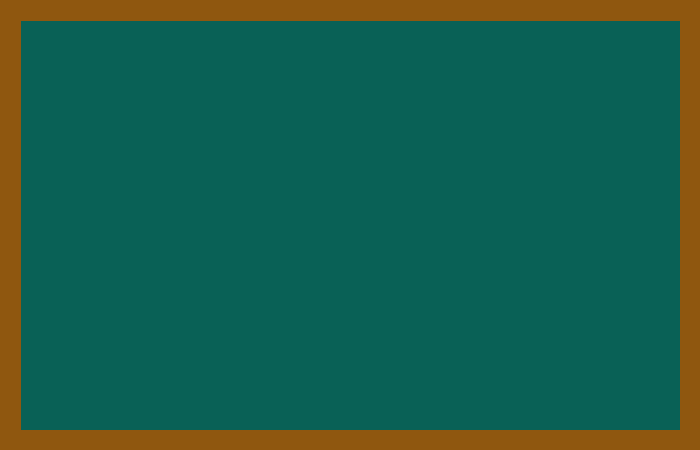
Frame 1 (no input)
Frame 60 (the mouse pressed at the canvas centre just before this capture): identical to frame 1, image omitted
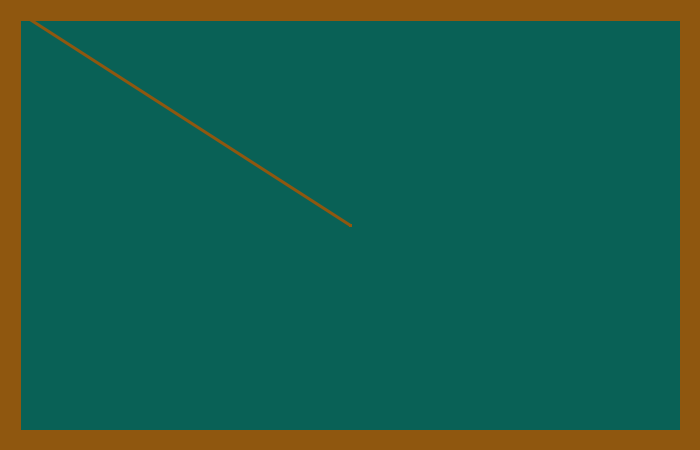
Frame 120 (the mouse held since frame 60 and released just before this capture)

The Processing sketch that drew these frames (run headless with seeded random() and noise(); from frame 60 on, the mouse is pressed at the canvas centre):

// Processing sketch: processing_172699
// ── processing_172699.pde

int linea = 0;
int linea2 = 0;
int rosa = (#D64E66);
int gruixlinia = 3;


void setup (){
     size (700, 450); 
     background(#096156);
     //bordes
     fill(#8F570F);
     stroke(#8F570F);
     rect(0, 0, 700, 20); 
     rect(0, 0, 20, 450);
     rect(20, 430, 699, 450);
     rect(680, 0, 700, 450);
}


void draw(){
     println (mouseX + "," + mouseY);
    if(key == 'b'&& 24<mouseX && mouseX<676 && 22<mouseY && mouseY<675){
           stroke (255, 255, 255);
           line (mouseX, mouseY, pmouseX, pmouseY); 
         }
        //Per esborrar
        if (keyPressed){
         if (key == 'f')
         background(#096156);
         //bordes
         fill(#8F570F);
         stroke(#8F570F);
         rect(0, 0, 700, 20); 
         rect(0, 0, 20, 450);
         rect(20, 430, 699, 450);
         rect(680, 0, 700, 450);
        }
         //Pintar color vermell
         if(key == 'v'&& 24<mouseX && mouseX<676 && 22<mouseY && mouseY<675){
           stroke (200, 0, 0);
           line (mouseX, mouseY, pmouseX, pmouseY); 
         }
         //Pintar de blau
         if(key == 'm'&& 24<mouseX && mouseX<676 && 22<mouseY && mouseY<675){
           stroke (24, 64, 226);
           line (mouseX, mouseY, pmouseX, pmouseY); 
         }
         //Pintar color groc
         if(key == 'g'&& 24<mouseX && mouseX<676 && 22<mouseY && mouseY<675){
           stroke (178, 255, 102);
           line (mouseX, mouseY, pmouseX, pmouseY); 
         }
         if (mousePressed) {
             strokeWeight(gruixlinia);
             line (mouseX, mouseY, pmouseX, pmouseY);  
             linea = mouseX;
             linea2 = mouseY;
            }
            //fer cercles
          else if(key=='c'&& 24<mouseX && mouseX<676 && 22<mouseY && mouseY<675) {
                 stroke(random(255), random(80), random(16));
                 fill(random(255), random(80), random(16));  
                 ellipse(mouseX,mouseY,20,20);
           }
           //fer quadrats
           if(key=='q' && 26<mouseX && mouseX<676 && 22<mouseY && mouseY<675){
             stroke(random(255), random(26), random(100));
             fill(random(100), random(100), random(150)); 
             rect(mouseX,mouseY,20,20); 
           }
           //fer triangles
           if (key == 't'){
             stroke(random(120), random(26), random(100));
             fill (random(255),random(100),random(200));
             triangle (mouseX, mouseY, mouseX+45, mouseY, mouseX+20,mouseY+45);
           }

}


 void keyPressed()   {
   if (key == '+') {
    gruixlinia = gruixlinia +3;
   }
   if (key == '-') {
    gruixlinia = gruixlinia -3;    
   }
 }
